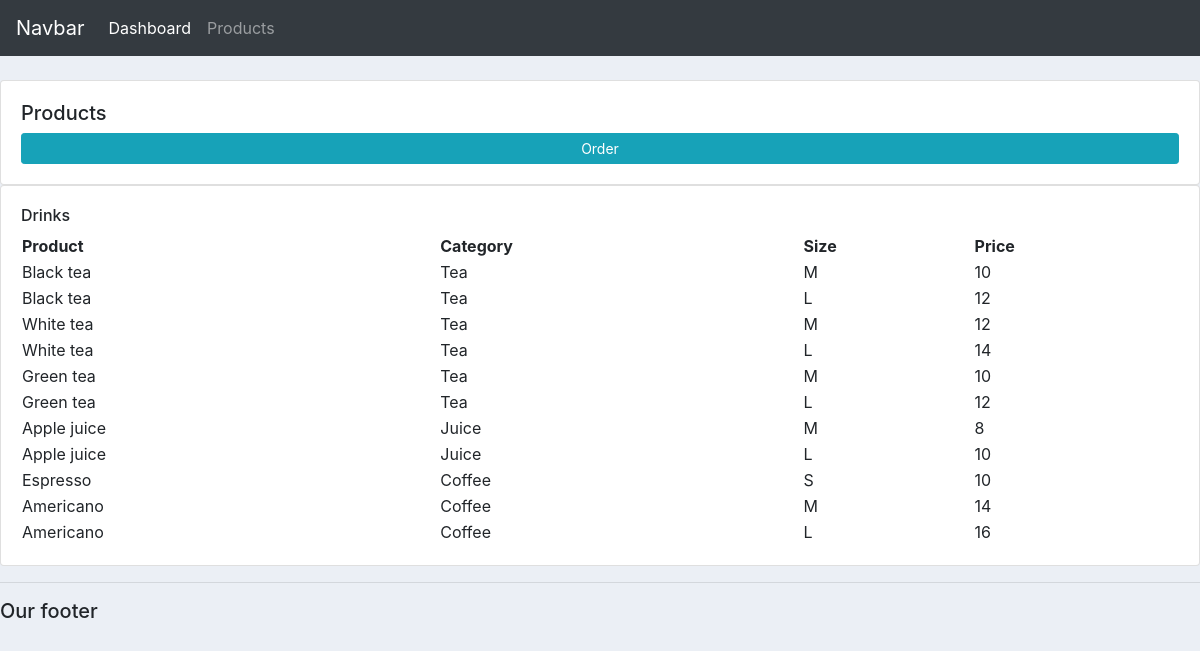
Screenshot of /products/ with the database file from the repository.
### web_project/models.py (models this page shows, shortened)
class Product(models.Model):
    name = models.CharField(max_length=200, null=True)
    price = models.CharField(max_length=200, null=True)

class Drink(Product):
    DRINKTYPE = (
        ('Coffee', 'Coffee'),
        ('Tea', 'Tea'),
        ('Juice', 'Juice')
    )
    type = models.CharField(
        max_length=200,
        choices=DRINKTYPE,
        null=True
    )
    size = models.CharField(
        max_length=200,
        choices=[(tag.name, tag.value) for tag in DrinkSize],
        null=True
    )

class Product(models.Model):
    name = models.CharField(max_length=200, null=True)
    price = models.CharField(max_length=200, null=True)

### web_project/views.py (the view)
# urls.py: path('products/', views.product, name="products"),
def product(request):
    drinks = Drink.objects.all()
    food = Food.objects.all()
    fruits = Fruit.objects.all()
    products = Product.objects.all()
    context = {'drinks': drinks, 'food': food, 'fruits': fruits, 'products': products}
    return render(request, 'web_project/products.html', context)

### web_project/templates/web_project/products.html
{% extends 'web_project/main.html' %}
{% block content %}
<br>
<div class="row">
    <div class="col-md">
        <div class="card card-body">
            <h5>Products</h5>
            <a class="btn btn-sm btn-info" href="{% url 'create_order' %}">Order</a>
        </div>
        <div class="card card-body">
            <h6>Drinks</h6>
            <table name="table">
                <tr>
                    <th>Product</th>
                    <th>Category</th>
                    <th>Size</th>
                    <th>Price</th>
                </tr>
                {% for i in drinks %}
                <tr>
                    <td>{{i.name}}</td>
                    <td>{{i.type}}</td>
                    <td>{{i.size}}</td>
                    <td>{{i.price}}</td>
                </tr>
                {% endfor %}
            </table>
        </div>
    </div>
</div>
{% endblock %}

### static/css/main.css (style rules this page uses)
body { background-color: #ebeff5; }

### rows the page displays
Drink: name "Black tea", type "Tea", size "M", price "10"
Drink: name "Black tea", type "Tea", size "L", price "12"
Drink: name "White tea", type "Tea", size "M", price "12"
Drink: name "White tea", type "Tea", size "L", price "14"
Drink: name "Green tea", type "Tea", size "M", price "10"
Drink: name "Green tea", type "Tea", size "L", price "12"
Drink: name "Apple juice", type "Juice", size "M", price "8"
Drink: name "Apple juice", type "Juice", size "L", price "10"
Drink: name "Espresso", type "Coffee", size "S", price "10"
Drink: name "Americano", type "Coffee", size "M", price "14"
Drink: name "Americano", type "Coffee", size "L", price "16"
